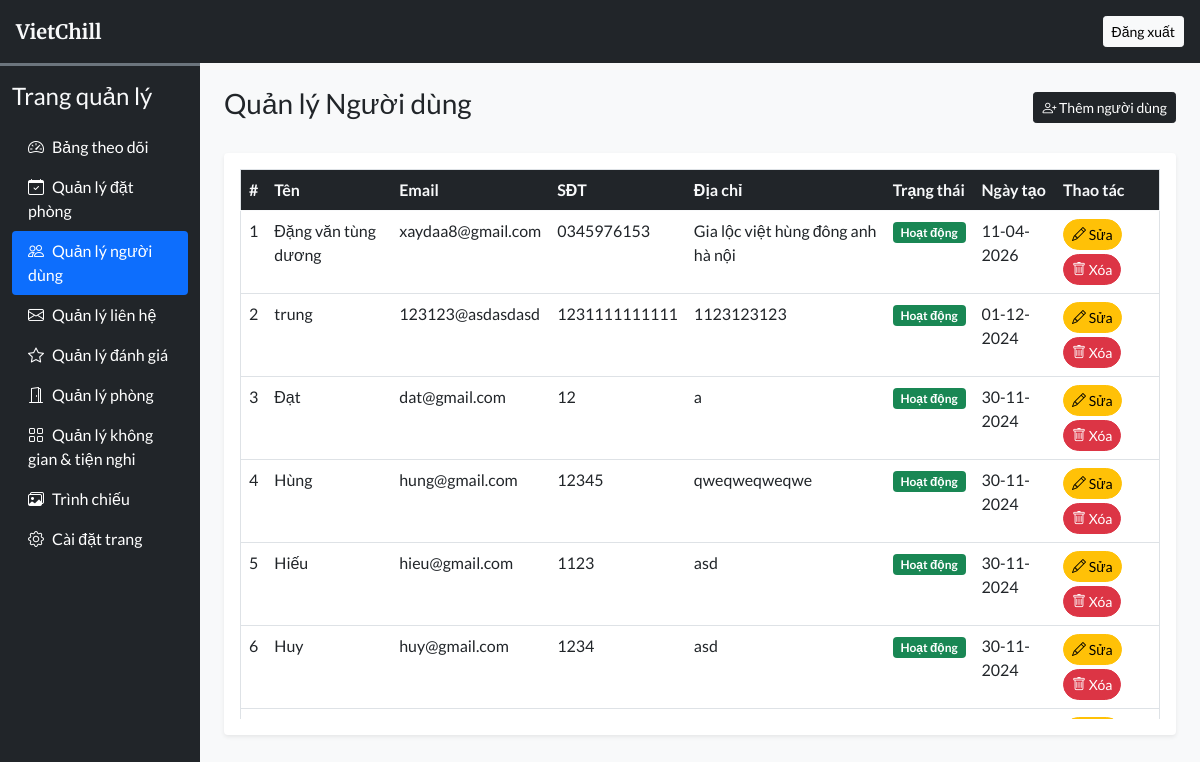
Page /admin/users.php (signed in) on the committed database.
### tables this page shows
CREATE TABLE `user_cred` (
  `id` int(11) NOT NULL,
  `name` varchar(100) NOT NULL,
  `email` varchar(150) NOT NULL,
  `address` varchar(120) NOT NULL,
  `phonenum` varchar(100) NOT NULL,
  `pincode` int(11) NOT NULL,
  `dob` date NOT NULL,
  `profile` varchar(100) NOT NULL DEFAULT 'chill-guy.png',
  `password` varchar(200) NOT NULL,
  `is_verified` int(11) NOT NULL DEFAULT 0,
  `token` varchar(200) DEFAULT NULL,
  `t_expire` date DEFAULT NULL,
  `status` int(11) NOT NULL DEFAULT 1,
  `datentime` datetime NOT NULL DEFAULT current_timestamp()
);

### admin/users.php (the view, shortened to what this page needs)
<!DOCTYPE html>
<html lang="vi">
<head>
  <?php require('inc/links.php'); ?>
</head>
<body class="bg-light">
  <?php require('inc/header.php'); ?>
  <div class="container-fluid" id="main-content">
    <div class="row">
      <div class="col-lg-10 ms-auto p-4 overflow-hidden">
        <div class="d-flex align-items-center justify-content-between mb-4">
          <h3>Quản lý Người dùng</h3>
          <button class="btn btn-dark shadow-none btn-sm" data-bs-toggle="modal" data-bs-target="#addUserModal">
            <i class="bi bi-person-plus"></i> Thêm người dùng
          </button>
        </div>
        <div class="card border-0 shadow-sm mb-4">
          <div class="card-body">
            <div class="table-responsive" style="height: 550px; overflow-y: scroll;">
              <table class="table table-hover border">
                <thead class="sticky-top">
                  <tr class="bg-dark text-light">
                    <th>#</th>
                    <th>Tên</th>
                    <th>Email</th>
                    <th>SĐT</th>
                    <th>Địa chỉ</th>
                    <th>Trạng thái</th>
                    <th>Ngày tạo</th>
                    <th>Thao tác</th>
                  </tr>
                </thead>
                <tbody>
                  <?php
                    $q = "SELECT * FROM `user_cred` ORDER BY `id` DESC";
                    $data = mysqli_query($con,$q);
                    $i=1;
                    while($row = mysqli_fetch_assoc($data)){
                      $date = date('d-m-Y',strtotime($row['datentime']));
                      $status_badge = ($row['status']==1) ? "<span class='badge bg-success'>Hoạt động</span>" : "<span class='badge bg-danger'>Ngưng</span>";
                      $row_json = htmlspecialchars(json_encode($row), ENT_QUOTES, 'UTF-8');
                      echo<<<data
                        <tr>
                          <td>$i</td>
                          <td>$row[name]</td>
                          <td>$row[email]</td>
                          <td>$row[phonenum]</td>
                          <td>$row[address]</td>
                          <td>$status_badge</td>
                          <td>$date</td>
                          <td>
                            <button class="btn btn-sm btn-warning rounded-pill mb-1" onclick='editUser($row_json)' data-bs-toggle="modal" data-bs-target="#editUserModal">
                              <i class="bi bi-pencil"></i> Sửa
                            </button>
                            <a href="?del_user=$row[id]" class="btn btn-sm btn-danger rounded-pill" onclick="return confirm('Bạn có chắc chắn muốn xóa người dùng này? Hành động này không thể hoàn tác.')">
                              <i class="bi bi-trash"></i> Xóa
                            </a>
                          </td>
                        </tr>
                      data;
                      $i++;
                    }
                  ?>
                </tbody>
              </table>
            </div>
          </div>
        </div>
      </div>
    </div>
  </div>
</body>
</html>

### admin/css/common.css (style rules this page uses)
:root { --teal: #2ec1ac; --teal_hover: #279e8c; }
* { font-family: 'Lato', sans-serif; }

### rows in the picture
user_cred: name "Đặng văn tùng dương", email "xaydaa8@gmail.com", phonenum "0345976153", address "Gia lộc việt hùng đông anh hà nội", status "Hoạt động", datentime "11-04-2026"
user_cred: name "trung", email "123123@asdasdasd", phonenum "1231111111111", address "1123123123", status "Hoạt động", datentime "01-12-2024"
user_cred: name "Đạt", email "dat@gmail.com", phonenum "12", address "a", status "Hoạt động", datentime "30-11-2024"
user_cred: name "Hùng", email "hung@gmail.com", phonenum "12345", address "qweqweqweqwe", status "Hoạt động", datentime "30-11-2024"
user_cred: name "Hiếu", email "hieu@gmail.com", phonenum "1123", address "asd", status "Hoạt động", datentime "30-11-2024"
user_cred: name "Huy", email "huy@gmail.com", phonenum "1234", address "asd", status "Hoạt động", datentime "30-11-2024"
